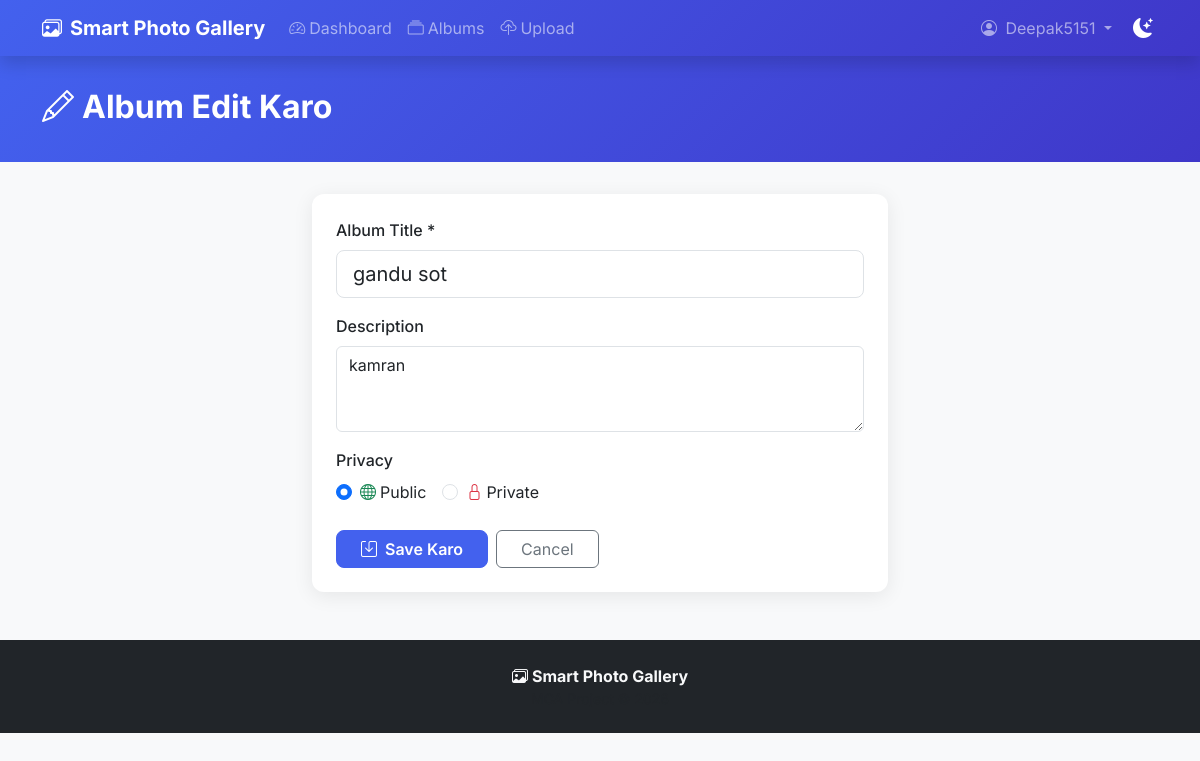
/albums/edit.php?id=9 (signed in), run on the app's committed database.
### tables this page shows
CREATE TABLE `albums` (
  `id` int(11) NOT NULL,
  `user_id` int(11) NOT NULL,
  `title` varchar(100) NOT NULL,
  `description` text DEFAULT NULL,
  `cover_photo` varchar(255) DEFAULT NULL,
  `status` enum('public','private') DEFAULT 'public',
  `created_at` timestamp NOT NULL DEFAULT current_timestamp(),
  `updated_at` timestamp NOT NULL DEFAULT current_timestamp() ON UPDATE current_timestamp()
);

### includes/functions.php (called while the page is built, shortened)
<?php
function sanitize($input) {
    return htmlspecialchars(trim($input), ENT_QUOTES, 'UTF-8');
}
?>

### albums/edit.php (the view, shortened to what this page needs)
<?php
require_once '../config/database.php';
$user_id  = $_SESSION['user_id'];
$album_id = (int)($_GET['id'] ?? 0);
$stmt = $pdo->prepare("SELECT * FROM albums WHERE id = ? AND user_id = ?");
$stmt->execute([$album_id, $user_id]);
$album = $stmt->fetch();
require_once '../includes/header.php';
require_once '../includes/navbar.php';
?>
<div class="page-header">
  <div class="container">
    <h2 class="fw-bold mb-1"><i class="bi bi-pencil me-2"></i>Album Edit Karo</h2>
  </div>
</div>
<div class="container pb-5" style="max-width:600px">
  <div class="card p-4">
    <form method="POST">
      <div class="mb-3">
        <label class="form-label fw-medium">Album Title *</label>
        <input type="text" name="title" class="form-control form-control-lg"
               value="<?= sanitize($_POST['title'] ?? $album['title']) ?>" required>
      </div>
      <div class="mb-3">
        <label class="form-label fw-medium">Description</label>
        <textarea name="description" class="form-control" rows="3"
                ><?= sanitize($_POST['description'] ?? $album['description']) ?></textarea>
      </div>
      <div class="mb-4">
        <label class="form-label fw-medium">Privacy</label>
        <div class="d-flex gap-3">
          <div class="form-check">
            <input class="form-check-input" type="radio" name="status"
                   value="public" id="public"
                   <?= ($album['status']==='public') ? 'checked' : '' ?>>
            <label class="form-check-label" for="public">
              <i class="bi bi-globe me-1 text-success"></i>Public
            </label>
          </div>
          <div class="form-check">
            <input class="form-check-input" type="radio" name="status"
                   value="private" id="private"
                   <?= ($album['status']==='private') ? 'checked' : '' ?>>
            <label class="form-check-label" for="private">
              <i class="bi bi-lock me-1 text-danger"></i>Private
            </label>
          </div>
        </div>
      </div>
      <div class="d-flex gap-2">
        <button type="submit" class="btn btn-primary px-4 fw-semibold">
          <i class="bi bi-save me-2"></i>Save Karo
        </button>
        <a href="<?= BASE_URL ?>/albums/index.php"
           class="btn btn-outline-secondary px-4">Cancel</a>
      </div>
    </form>
  </div>
</div>
<?php require_once '../includes/footer.php'; ?>

### assets/css/style.css (style rules this page uses)
body { font-family: 'Inter', sans-serif; background-color: #f8f9fa; }
:root { --primary: #4361ee; --secondary: #3f37c9; --radius: 12px; --shadow: 0 4px 20px rgba(0,0,0,0.08); --transition: all 0.3s ease; }
.card { border: none; border-radius: var(--radius); box-shadow: var(--shadow); transition: var(--transition); }
.btn-primary { background: var(--primary); border-color: var(--primary); border-radius: 8px; }
.page-header { background: linear-gradient(135deg, var(--primary), var(--secondary)); color: white; padding: 2rem 0; margin-bottom: 2rem; }

### data on the page
albums: title "gandu sot", description "kamran", status "☑ Public", status "☐ Private"

### other printed values
SITE_NAME "Smart Photo Gallery"
$_SESSION['username'] "Deepak5151"
